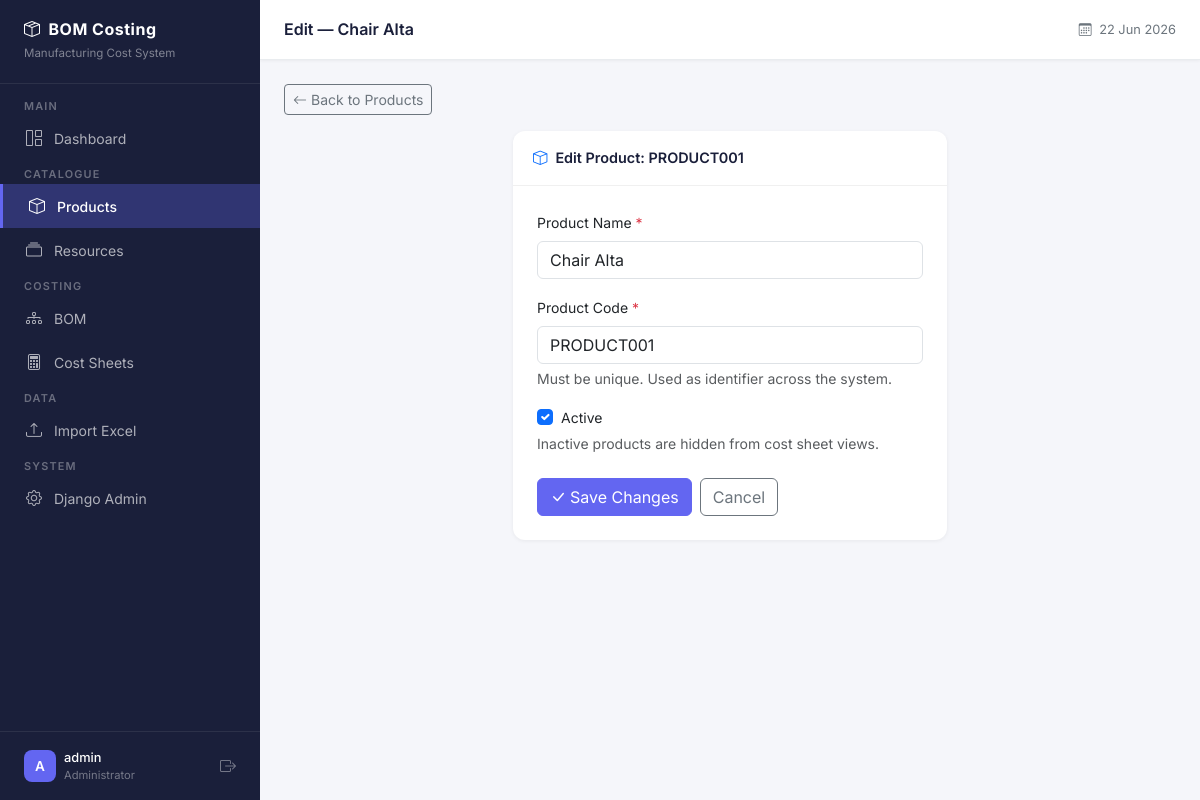
Screenshot of /products/1/edit/ (signed in) with the database file from the repository.
### apps/products/models.py (models this page shows, shortened)
class Product(models.Model):
    product_name = models.CharField(
        max_length=255,
        help_text="Full name of the product e.g. 3-Door Wardrobe with Mirror"
    )
    product_code = models.CharField(
        max_length=100,
        help_text="Unique product code e.g. WRD-001. Must be unique across all non-deleted products."
    )
    active = models.BooleanField(
        default=True,
        help_text="Inactive products are hidden from main views but not deleted."
    )
    is_deleted = models.BooleanField(
        default=False,
        help_text="Soft delete flag. Deleted products are hidden everywhere but data is preserved."
    )
    created_at = models.DateTimeField(auto_now_add=True)
    updated_at = models.DateTimeField(auto_now=True)
    class Meta:
        ordering = ['product_name']
        verbose_name = "Product"
        verbose_name_plural = "Products"
    def delete(self, *args, **kwargs):
        """
        Override default delete to perform soft delete.
        Calling product.delete() will set is_deleted=True
        instead of removing the row from the database.
        """
        self.is_deleted = True
        self.save()

### apps/products/views.py (the view)
# urls.py: path('<int:pk>/edit/', views.product_edit, name='edit'),
@login_required
def product_edit(request, pk):
    product = get_object_or_404(Product, pk=pk, is_deleted=False)
    if request.method == 'POST':
        form = ProductForm(request.POST, instance=product)
        if form.is_valid():
            form.save()
            messages.success(
                request,
                f'Product "{product.product_name}" updated successfully.'
            )
            return redirect('products:list')
        else:
            messages.error(request, 'Please fix the errors below.')
    else:
        form = ProductForm(instance=product)
    return render(request, 'products/form.html', {
        'page_title': f'Edit — {product.product_name}',
        'form': form,
        'form_title': f'Edit Product: {product.product_code}',
        'submit_label': 'Save Changes',
        'product': product,
    })

### apps/products/forms.py (shortened to what this page needs)
class ProductForm(forms.ModelForm):
    class Meta:
        model = Product
        fields = ['product_name', 'product_code', 'active']
        widgets = {
            'product_name': forms.TextInput(attrs={
                'class': 'form-control',
                'placeholder': 'e.g. 3-Door Wardrobe with Mirror',
            }),
            'product_code': forms.TextInput(attrs={
                'class': 'form-control',
                'placeholder': 'e.g. WRD-001',
            }),
            'active': forms.CheckboxInput(attrs={
                'class': 'form-check-input',
            }),
        }
        labels = {
            'product_name': 'Product Name',
            'product_code': 'Product Code',
            'active': 'Active',
        }
        help_texts = {
            'product_code': 'Must be unique. Used as identifier across the system.',
            'active': 'Inactive products are hidden from cost sheet views.',
        }

### templates/products/form.html (shortened to what this page needs)
{% extends "base.html" %}
{% block content %}
<div class="mb-3">
    <a href="{% url 'products:list' %}"
       class="btn btn-sm btn-outline-secondary">
        <i class="bi bi-arrow-left me-1"></i>Back to Products
    </a>
</div>
<div class="row justify-content-center">
    <div class="col-12 col-lg-6">
        <div class="content-card">
            <div class="card-header">
                <i class="bi bi-box me-2 text-primary"></i>{{ form_title }}
            </div>
            <div class="card-body p-4">
                <form method="POST" novalidate>
                    <div class="mb-3">
                        <label class="form-label fw-500" style="font-size:0.875rem;">
                            {{ form.product_name.label }}
                            <span class="text-danger">*</span>
                        </label>
                        {{ form.product_name }}
                    </div>
                    <div class="mb-3">
                        <label class="form-label fw-500" style="font-size:0.875rem;">
                            {{ form.product_code.label }}
                            <span class="text-danger">*</span>
                        </label>
                        {{ form.product_code }}
                        <div class="form-text">{{ form.product_code.help_text }}</div>
                    </div>
                    <div class="mb-4">
                        <div class="form-check">
                            {{ form.active }}
                            <label class="form-check-label" style="font-size:0.875rem;">
                                {{ form.active.label }}
                            </label>
                        </div>
                        <div class="form-text">{{ form.active.help_text }}</div>
                    </div>
                    <div class="d-flex gap-2">
                        <button type="submit" class="btn btn-primary">
                            <i class="bi bi-check-lg me-1"></i>{{ submit_label }}
                        </button>
                        <a href="{% url 'products:list' %}"
                           class="btn btn-outline-secondary">Cancel</a>
                    </div>
                </form>
            </div>
        </div>
    </div>
</div>
{% endblock %}

### templates/base.html (shortened to what this page needs)
<!DOCTYPE html>
<html lang="en">
<head>
    <link href="https://cdn.jsdelivr.net/npm/bootstrap@5.3.2/dist/css/bootstrap.min.css" rel="stylesheet">
    <link href="https://cdn.jsdelivr.net/npm/bootstrap-icons@1.11.3/font/bootstrap-icons.min.css" rel="stylesheet">
</head>
<body>
{% if user.is_authenticated %}
    <nav id="sidebar">
        <div class="sidebar-brand">
            <h5><i class="bi bi-box-seam me-2"></i>BOM Costing</h5>
            <small>Manufacturing Cost System</small>
        </div>
        <ul class="nav flex-column mt-2">
            <li><span class="nav-label">Main</span></li>
            <li class="nav-item">
                <a href="{% url 'core:dashboard' %}"
                   class="nav-link {% if request.resolver_match.url_name == 'dashboard' %}active{% endif %}">
                    <i class="bi bi-grid-1x2"></i> Dashboard
                </a>
            </li>
            <li><span class="nav-label">Catalogue</span></li>
            <li class="nav-item">
                <a href="{% url 'products:list' %}"
                   class="nav-link {% if 'products' in request.resolver_match.namespace %}active{% endif %}">
                    <i class="bi bi-box"></i> Products
                </a>
            </li>
            <li class="nav-item">
                <a href="{% url 'resources:list' %}"
                   class="nav-link {% if 'resources' in request.resolver_match.namespace %}active{% endif %}">
                    <i class="bi bi-collection"></i> Resources
                </a>
            </li>
            <li><span class="nav-label">Costing</span></li>
            <li class="nav-item">
                <a href="{% url 'products:list' %}"
                   class="nav-link {% if 'bom' in request.resolver_match.namespace %}active{% endif %}">
                    <i class="bi bi-diagram-3"></i> BOM
                </a>
            </li>
            <li class="nav-item">
                <a href="{% url 'costing:list' %}"
                   class="nav-link {% if 'costing' in request.resolver_match.namespace %}active{% endif %}">
                    <i class="bi bi-calculator"></i> Cost Sheets
                </a>
            </li>
            <li><span class="nav-label">Data</span></li>
            <li class="nav-item">
                <a href="{% url 'imports:upload' %}"
                   class="nav-link {% if 'imports' in request.resolver_match.namespace %}active{% endif %}">
                    <i class="bi bi-upload"></i> Import Excel
                </a>
            </li>
            <li><span class="nav-label">System</span></li>
            {% if user.is_staff %}
            <li class="nav-item">
                <a href="/admin/" class="nav-link" target="_blank">
                    <i class="bi bi-gear"></i> Django Admin
                </a>
            </li>
            {% endif %}
        </ul>
        <div style="position:absolute; bottom:0; left:0; right:0;
                    padding:16px 24px; border-top:1px solid rgba(255,255,255,0.08);">
            <div class="d-flex align-items-center gap-2">
                <div style="width:32px;height:32px;background:#6366f1;border-radius:8px;
                            display:flex;align-items:center;justify-content:center;
                            color:#fff;font-weight:600;font-size:0.85rem;">
                    {{ user.username|first|upper }}
                </div>
                <div style="flex:1; min-width:0;">
                    <div style="color:#fff;font-size:0.8rem;font-weight:500;
                                white-space:nowrap;overflow:hidden;text-overflow:ellipsis;">
                        {{ user.username }}
                    </div>
                    <div style="color:rgba(255,255,255,0.4);font-size:0.7rem;">
                        {% if user.is_staff %}Administrator{% else %}User{% endif %}
                    </div>
                </div>
                <a href="{% url 'accounts:logout' %}"
                   style="color:rgba(255,255,255,0.4);" title="Logout">
                    <i class="bi bi-box-arrow-right"></i>
                </a>
            </div>
        </div>
    </nav>
    <div id="main-content">
        <div id="topnav">
            <h6 class="page-title">
                {% block page_title %}{{ page_title|default:"Dashboard" }}{% endblock %}
            </h6>
            <div class="d-flex align-items-center gap-3">
                <span style="font-size:0.8rem;color:#6c757d;">
                    <i class="bi bi-calendar3 me-1"></i>
                    {% now "d M Y" %}
                </span>
            </div>
        </div>
        <div class="content-area">
            {% block content %}{% endblock %}
        </div>
    </div>
{% else %}
    {% block unauthenticated_content %}{% endblock %}
{% endif %}
</body>
</html>

### templates/base.html (style rules this page uses)
* { font-family: 'Inter', sans-serif; }
body { background-color: #f5f6fa; }
#sidebar { width: 260px; min-height: 100vh; background: #1a1f3a; position: fixed; top: 0; left: 0; z-index: 1000; transition: all 0.3s; overflow-y: auto; }
#sidebar .sidebar-brand { padding: 20px 24px; border-bottom: 1px solid rgba(255,255,255,0.08); }
#sidebar .sidebar-brand h5 { color: #fff; font-weight: 700; font-size: 1rem; margin: 0; letter-spacing: 0.5px; }
#sidebar .sidebar-brand small { color: rgba(255,255,255,0.45); font-size: 0.72rem; }
#sidebar .nav-label { color: rgba(255,255,255,0.35); font-size: 0.68rem; font-weight: 600; letter-spacing: 1.2px; text-transform: uppercase; padding: 16px 24px 6px; }
#sidebar .nav-link { color: rgba(255,255,255,0.65); padding: 10px 24px; font-size: 0.875rem; font-weight: 400; border-radius: 0; display: flex; align-items: center; gap: 10px; transition: all 0.2s; }
#sidebar .nav-link.active { color: #fff; background: rgba(99, 102, 241, 0.3); border-left: 3px solid #6366f1; font-weight: 500; }
#sidebar .nav-link i { font-size: 1rem; width: 20px; text-align: center; }
#main-content { margin-left: 260px; min-height: 100vh; transition: all 0.3s; }
#topnav { background: #fff; border-bottom: 1px solid #e9ecef; padding: 0 24px; height: 60px; display: flex; align-items: center; justify-content: space-between; position: sticky; top: 0; z-index: 999; box-shadow: 0 1px 3px rgba(0,0,0,0.05); }
#topnav .page-title { font-size: 1rem; font-weight: 600; color: #1a1f3a; margin: 0; }
.content-area { padding: 24px; }
.content-card { background: #fff; border-radius: 12px; border: none; box-shadow: 0 1px 4px rgba(0,0,0,0.06); }
.content-card .card-header { background: none; border-bottom: 1px solid #f0f0f0; padding: 16px 20px; font-weight: 600; font-size: 0.9rem; color: #1a1f3a; }
.btn-primary { background: #6366f1; border-color: #6366f1; }

### rows the page displays
Product: product_name "Chair Alta", product_code "PRODUCT001", active "☑"

### other values shown
{{ user.username|first|upper }} "A"
{{ user.username }} "admin"
{{ page_title|default:"Dashboard" }} "Edit — Chair Alta"
{{ submit_label }} "Save Changes"
